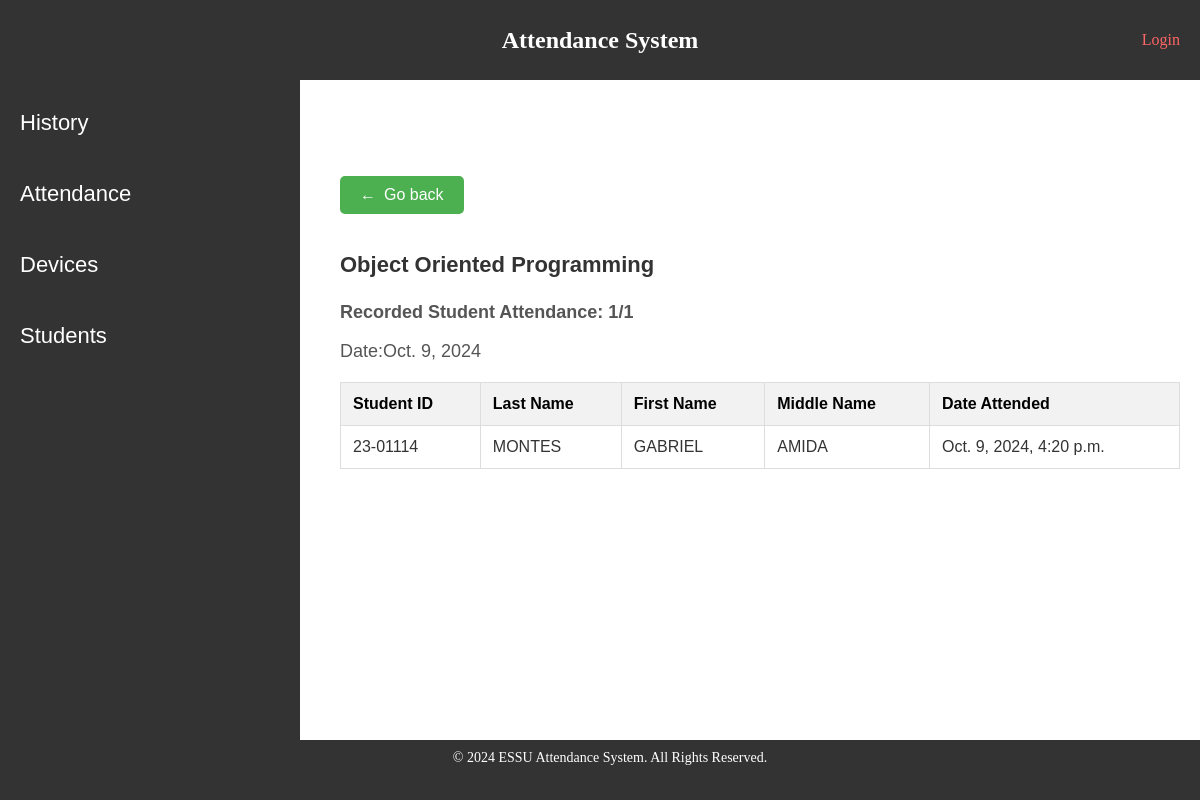
/attendance_for_today/5/, run on an earlier commit of the app's database.
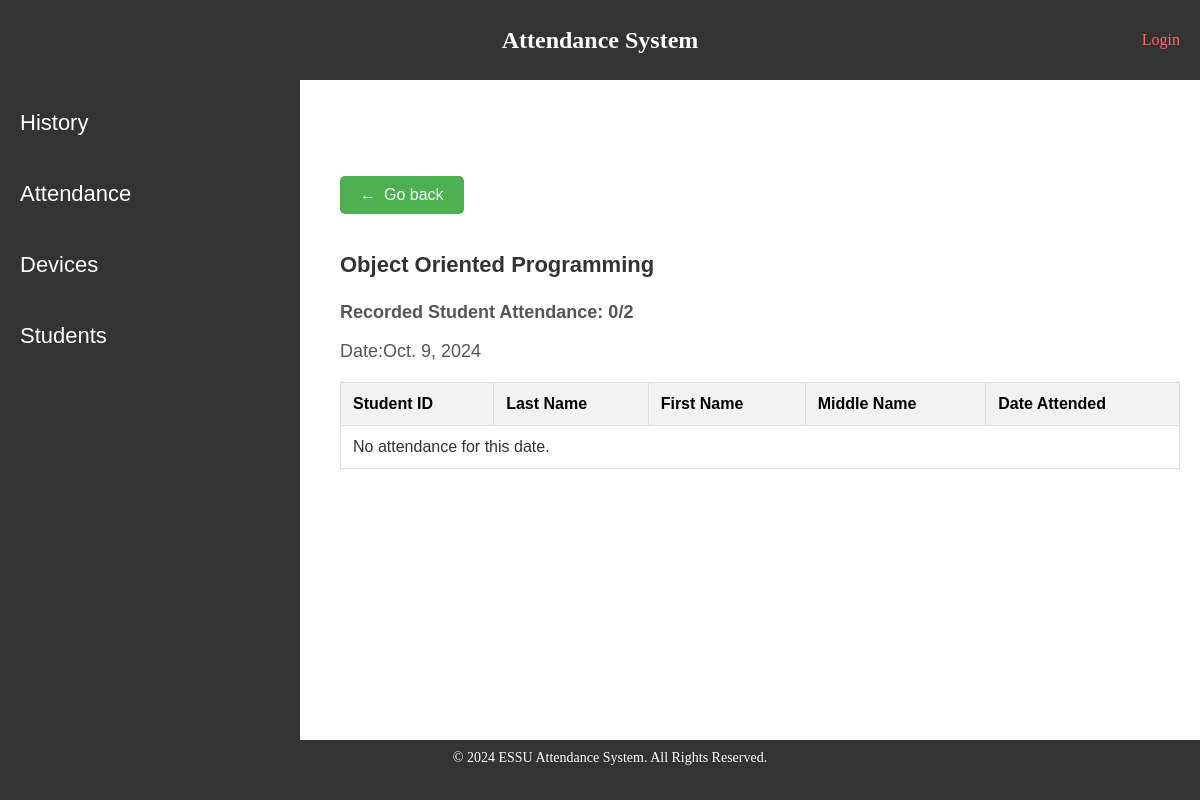
And on a later commit of the database.
### attendance_app/models.py (models this page shows, shortened)
class Attendance(models.Model):
    day = models.ForeignKey(Day, on_delete=models.CASCADE)
    event = models.ForeignKey(Event, on_delete=models.CASCADE)
    student = models.ForeignKey(Student, on_delete=models.CASCADE)
    date_attended = models.DateTimeField(auto_now_add=True)

class Student(models.Model):
    card_uid = models.CharField(max_length=100)
    last_name = models.CharField(max_length=100)
    middle_name = models.CharField(max_length=100)
    first_name = models.CharField(max_length=100)
    student_id = models.CharField(max_length=8)
    owner = models.ForeignKey(User,on_delete=models.CASCADE)

### attendance_app/views.py (the view)
# urls.py: path("attendance_for_today/<int:day_id>/",views.attendance_for_today, name="attendance_for_today"),
def attendance_for_today(request, day_id):
    day = Day.objects.get(id=day_id)
    event1 = day.event
    attendances = day.attendance_set.all()
    unique_att = get_unique_attendances(attendances)
    context = {"day":day,
               "event":event1,
               "attendances":unique_att,
               "top":len(unique_att),
               "below":len(Student.objects.all())}
    return render(request, "attendance_app/attendance_for_today.html", context)

### attendance_app/views.py (called while the page is built)
def get_unique_attendances(attendances):
    unique_attendances = {}
    for attendance in attendances:
        if attendance.student.student_id in unique_attendances.keys():
            continue
        unique_attendances[attendance.student.student_id]=attendance
    unique_attendances1 = [i for i in unique_attendances.values()]
    return unique_attendances1

### attendance_app/templates/attendance_app/attendance_for_today.html
{% extends "attendance_app/control_panel.html" %}
{% block content %}
    <p><a href="{%url 'event' event.id %}" class="back-link">Go back</a></p>
    <h2 class="attendance_dashboard_h2">{{event.name}}</h2>
    <h4 class="all_logs_h4">Recorded Student Attendance: {{top}}/{{below}}</h4>
    <p class="all_logs_h4">Date:{{day.date}}</p>
    <table class="table1">
        <thead>
            <tr>
                <th>Student ID</th>
                <th>Last Name</th>
                <th>First Name</th>
                <th>Middle Name</th>
                <th>Date Attended</th>
            </tr>
        </thead>
        <tbody>
            {% for record in attendances %}
            <tr>
                <td>{{record.student.student_id}}</td>
                <td>{{record.student.last_name}}</td>
                <td>{{record.student.first_name}}</td>
                <td>{{record.student.middle_name}}</td>
                <td>{{record.date_attended}}</td>
            </tr>
            {% empty %}
            <tr>
                <td colspan="5">No attendance for this date.</td>
            </tr>
            {% endfor %}
        </tbody>
    </table>
{% endblock content %}

What changed in the data, as far as the page shows it:
removed Attendance: student.student_id "23-01114", student.last_name "MONTES", student.first_name "GABRIEL", student.middle_name "AMIDA", date_attended "Oct. 9, 2024, 4:20 p.m."
Also different on the page:
{{ top }}: "1" → "0"
{{ below }}: "1" → "2"
text now shown: "No attendance for this date."
